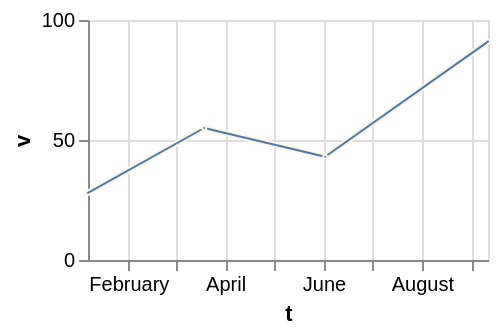

Describe this chart as a Vega-Lite specification.
### Vega-Lite specification from a JSON file in a GitHub repository (floating-point values rounded to 4 significant figures)
{"$schema": "https://vega.github.io/schema/vega-lite/v6.json", "width": 200, "height": 120, "data": {"values": [{"c": "alpha", "v": 28, "w": 3, "t": "2024-01-07"}, {"c": "beta", "v": 55, "w": 7, "t": "2024-03-19"}, {"c": "gamma", "v": 43, "w": 5, "t": "2024-06-02"}, {"c": "delta", "v": 91, "w": 9, "t": "2024-09-11"}]}, "mark": {"type": "trail", "stroke": "oldlace"}, "encoding": {"x": {"field": "t", "type": "temporal"}, "y": {"field": "v", "type": "quantitative"}}}
